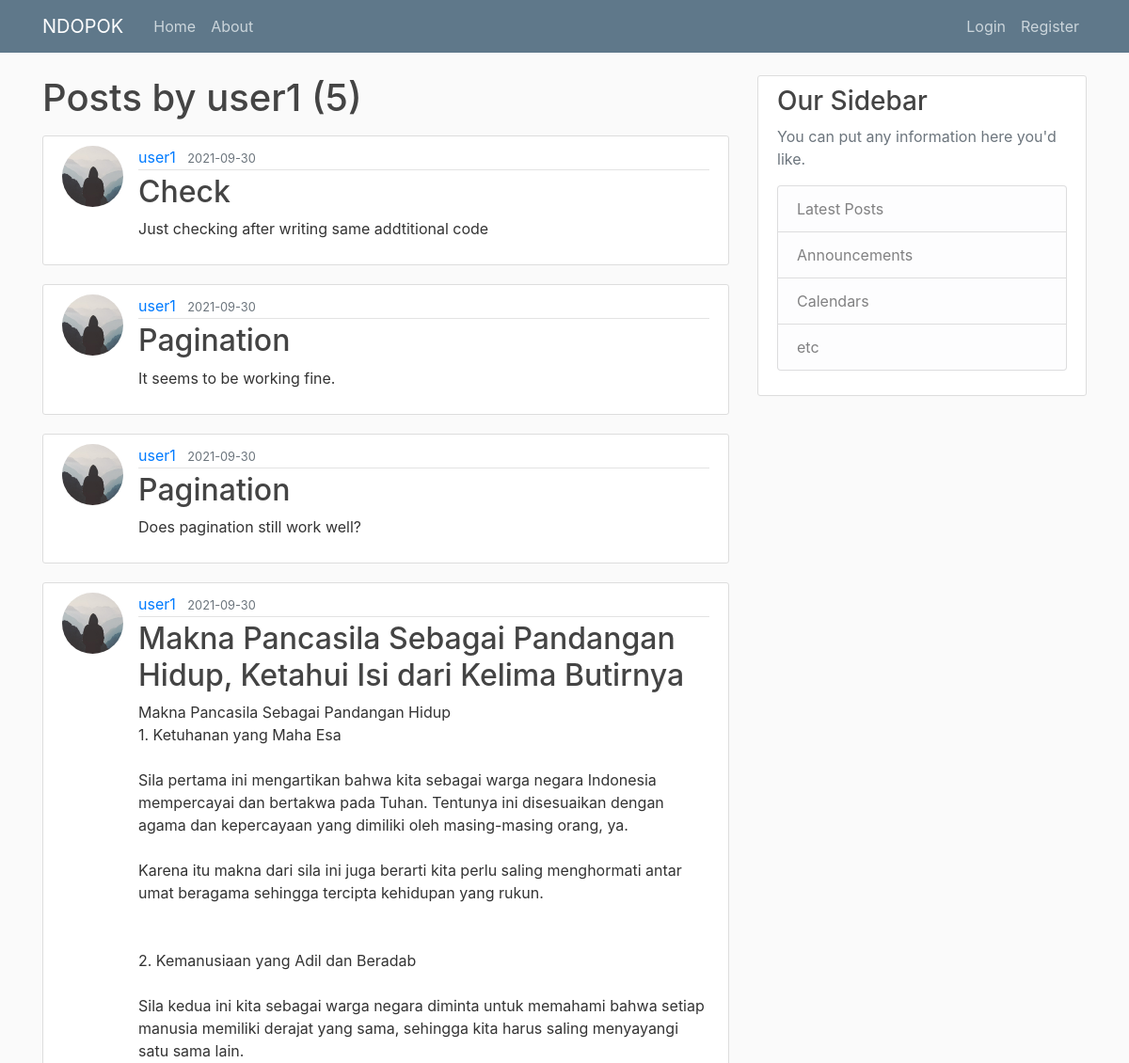
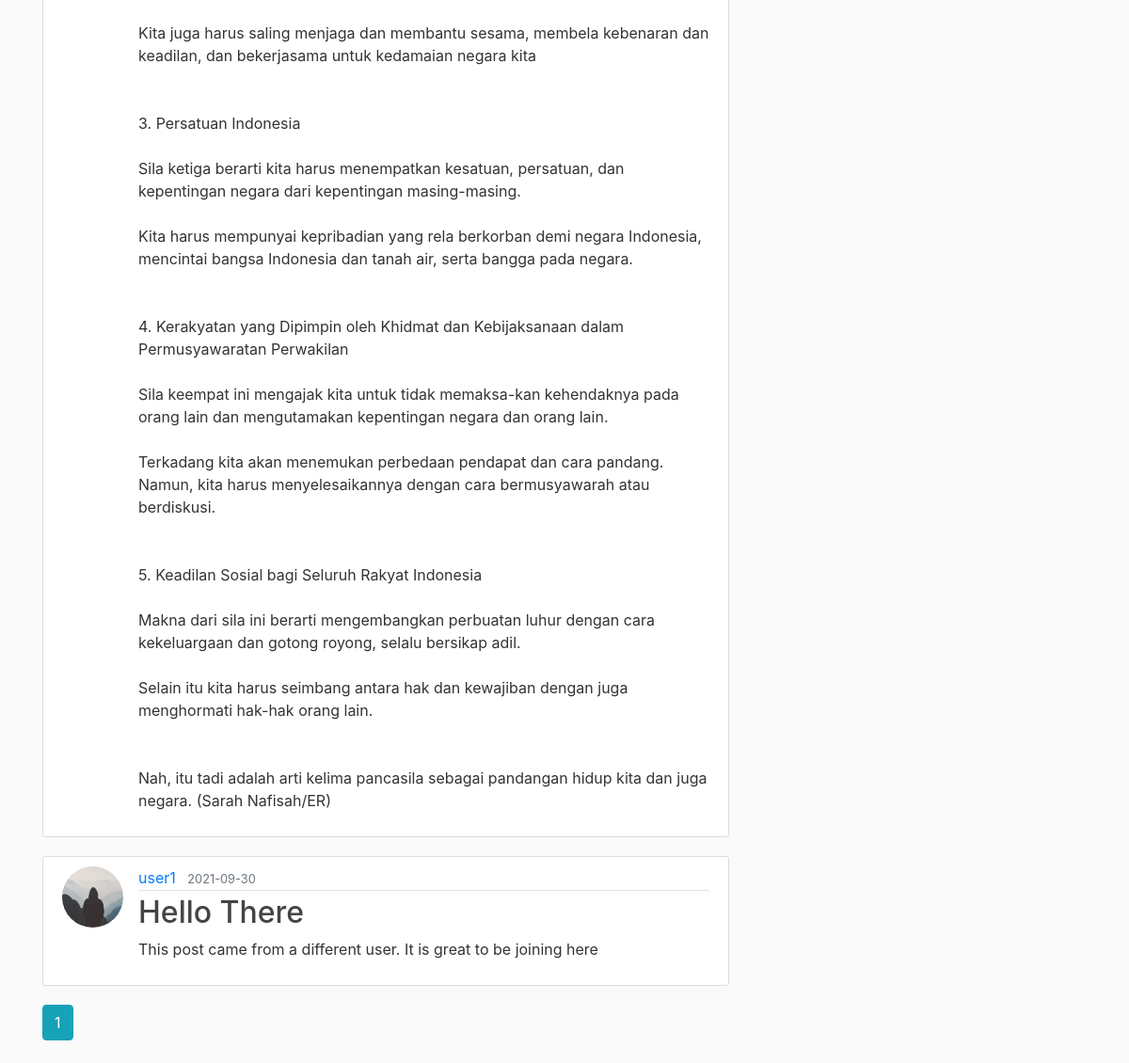
Screenshot of /user/user1 with the database file from the repository (2 pictures, top to bottom).
### web_app_flask/models.py (models this page shows, shortened)
class User(db.Model, UserMixin):
    id = db.Column(db.Integer, primary_key=True)
    username = db.Column(db.String(20), unique=True, nullable=False)
    email = db.Column(db.String(120), unique=True, nullable=False)
    image_file = db.Column(db.String(20), nullable=False, default='default.jpg')
    password = db.Column(db.String(60), nullable=False)
    posts = db.relationship('Post', backref='author', lazy=True)
    comments = db.relationship('Comment', backref='user', passive_deletes=True)

class Post(db.Model):
    id = db.Column(db.Integer, primary_key=True)
    title = db.Column(db.String(100), nullable=False)
    date_posted = db.Column(db.DateTime, nullable=False, default=datetime.utcnow)
    content = db.Column(db.Text, nullable=False)
    user_id = db.Column(db.Integer, db.ForeignKey('user.id'), nullable=False)
    comments = db.relationship('Comment', backref='post', passive_deletes=True)

### web_app_flask/users/routes.py (the view)
@users.route("/user/<string:username>")
def user_posts(username):
    page = request.args.get('page', 1, type=int)
    user = User.query.filter_by(username=username).first_or_404()
    posts = Post.query.filter_by(author=user)\
        .order_by(Post.date_posted.desc())\
        .paginate(page=page, per_page=5)
    return render_template('user_posts.html', posts=posts, user=user)

### web_app_flask/templates/user_posts.html
{% extends "layout.html" %}
{% block content %}
    <h1 class="mb-3">Posts by {{ user.username }} ({{ posts.total }})</h1>
    {% for post in posts.items %}
        <article class="media content-section">
          <img class="rounded-circle article-img" src="{{ url_for('static', filename='profile/' + post.author.image_file) }}">
          <div class="media-body">
            <div class="article-metadata">
              <a class="mr-2" href="{{ url_for('users.user_posts', username=post.author.username) }}">{{ post.author.username }}</a>
              <small class="text-muted">{{ post.date_posted.strftime('%Y-%m-%d') }}</small>
            </div>
            <h2><a class="article-title" href="{{ url_for('posts.post', post_id=post.id) }}">{{ post.title }}</a></h2>
            <p class="article-content">{{ post.content }}</p>
          </div>
        </article>
    {% endfor %}
    {% for page_num in posts.iter_pages(left_edge=1, right_edge=1, left_current=1, right_current=2) %}
      {% if page_num %}
        {% if posts.page == page_num %}
          <a class="btn btn-info mb-4" href="{{ url_for('users.user_posts', username=user.username, page=page_num) }}">{{ page_num }}</a>
        {% else %}
          <a class="btn btn-outline-info mb-4" href="{{ url_for('users.user_posts', username=user.username, page=page_num) }}">{{ page_num }}</a>
        {% endif %}
      {% else %}
        ...
      {% endif %}
    {% endfor %}
{% endblock content %}

### web_app_flask/templates/layout.html (shortened to what this page needs)
<!DOCTYPE html>
<html>
<head>
    <link rel="stylesheet" href="https://maxcdn.bootstrapcdn.com/bootstrap/4.0.0/css/bootstrap.min.css">
    <link rel="stylesheet" type="text/css" href="{{ url_for('static', filename='main.css') }}">
</head>
<body>
    <header class="site-header">
      <nav class="navbar navbar-expand-md navbar-dark bg-steel fixed-top">
        <div class="container">
          <a class="navbar-brand mr-4" href="/">NDOPOK</a>
          <div class="collapse navbar-collapse" id="navbarToggle">
            <div class="navbar-nav mr-auto">
              <a class="nav-item nav-link" href="{{ url_for('main.home') }}">Home</a>
              <a class="nav-item nav-link" href="{{ url_for('main.about') }}">About</a>
            </div>
            <div class="navbar-nav">
              {% if current_user.is_authenticated %}
                <a class="nav-item nav-link" href="{{ url_for('posts.new_post') }}">New Post</a>
                <a class="nav-item nav-link" href="{{ url_for('users.account') }}">Account</a>
                <a class="nav-item nav-link" href="{{ url_for('users.logout') }}">Logout</a>
              {% else %}
                <a class="nav-item nav-link" href="{{ url_for('users.login') }}">Login</a>
                <a class="nav-item nav-link" href="{{ url_for('users.register') }}">Register</a>
              {% endif %}
            </div>
          </div>
        </div>
      </nav>
    </header>
    <main role="main" class="container">
      <div class="row">
        <div class="col-md-8">
          {% block content %}{% endblock %}
        </div>
        <div class="col-md-4">
          <div class="content-section">
            <h3>Our Sidebar</h3>
            <p class='text-muted'>You can put any information here you'd like.
              <ul class="list-group">
                <li class="list-group-item list-group-item-light">Latest Posts</li>
                <li class="list-group-item list-group-item-light">Announcements</li>
                <li class="list-group-item list-group-item-light">Calendars</li>
                <li class="list-group-item list-group-item-light">etc</li>
              </ul>
            </p>
          </div>
        </div>
      </div>
    </main>
</body>
</html>

### web_app_flask/static/main.css (style rules this page uses)
body { background: #fafafa; color: #333333; margin-top: 5rem; }
h1, h2, h3, h4, h5, h6 { color: #444444; }
.bg-steel { background-color: #5f788a; }
.site-header .navbar-nav .nav-link { color: #cbd5db; }
.content-section { background: #ffffff; padding: 10px 20px; border: 1px solid #dddddd; border-radius: 3px; margin-bottom: 20px; }
.article-title { color: #444444; }
.article-content { white-space: pre-line; }
.article-img { height: 65px; width: 65px; margin-right: 16px; }
.article-metadata { padding-bottom: 1px; margin-bottom: 4px; border-bottom: 1px solid #e3e3e3 }

### rows the page displays
User: username "user1"
Post: image_file (placeholder picture), author.username "user1", date_posted "2021-09-30", title "Check", content "Just checking after writing same addtitional code"
Post: image_file (placeholder picture), author.username "user1", date_posted "2021-09-30", title "Pagination", content "It seems to be working fine."
Post: image_file (placeholder picture), author.username "user1", date_posted "2021-09-30", title "Pagination", content "Does pagination still work well?"
Post: image_file (placeholder picture), author.username "user1", date_posted "2021-09-30", title "Makna Pancasila Sebagai Pandangan Hidup, Ketahui Isi dari Kelima Butirnya", content "Makna Pancasila Sebagai Pandangan Hidup 1. Ketuhanan yang Maha Esa Sila pertama ini mengartikan bahwa kita sebagai warga negara Indonesia mempercayai dan bertakwa pada Tuhan. Tentunya ini disesuaikan dengan agama dan kepercayaan yang dimiliki oleh masing-masing orang, ya. Karena itu makna dari sila ini juga berarti kita perlu saling menghormati antar umat beragama sehingga tercipta kehidupan yang rukun. 2. Kemanusiaan yang Adil dan Beradab Sila kedua ini kita sebagai warga negara diminta untuk memahami bahwa setiap manusia memiliki derajat yang sama, sehingga kita harus saling menyayangi satu sama lain. Kita juga harus saling menjaga dan membantu sesama, membela kebenaran dan keadilan, dan…"
Post: image_file (placeholder picture), author.username "user1", date_posted "2021-09-30", title "Hello There", content "This post came from a different user. It is great to be joining here"

### other values shown
{{ posts.total }} "5"
{{ page_num }} "1"
